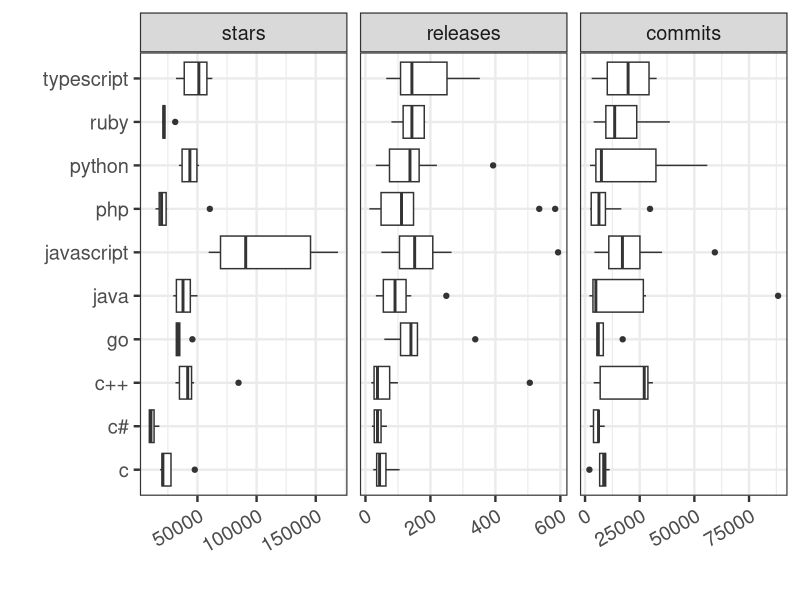

The R source for this figure: (Note: this script raises an error after producing the figure.)
library(tidyverse)
library("reshape2")

projects <- read.csv("projects.csv")
projects$project <- projects$name
projects %>% names()
releases <- read.csv("releases.csv")

# Number of commits and releases
releases %>% summarize(commits=sum(commits), releases=n())

project_summary <- releases %>% 
  group_by(project) %>% 
  summarize(lang=first(lang), commits=sum(commits), releases=n()) %>%
  merge(projects %>% select(project,stars), by="project")

project_summary %>% select(project, lang, stars, releases, commits) %>% melt() %>%
  ggplot(aes(x=lang)) +
  geom_boxplot(aes(y=value)) +
  coord_flip() +
  facet_grid(cols = vars(variable), scales = "free") +
  ylab("") + xlab("") +
  theme_bw(base_size=18) +
  theme(axis.text.x = element_text(angle = 30, hjust = 1)) + 
  ggsave("../paper/figs/summary.png", width = 8, height = 6)

projects %>% count()
releases %>% count()           
releases %>% select(commits) %>% sum()
